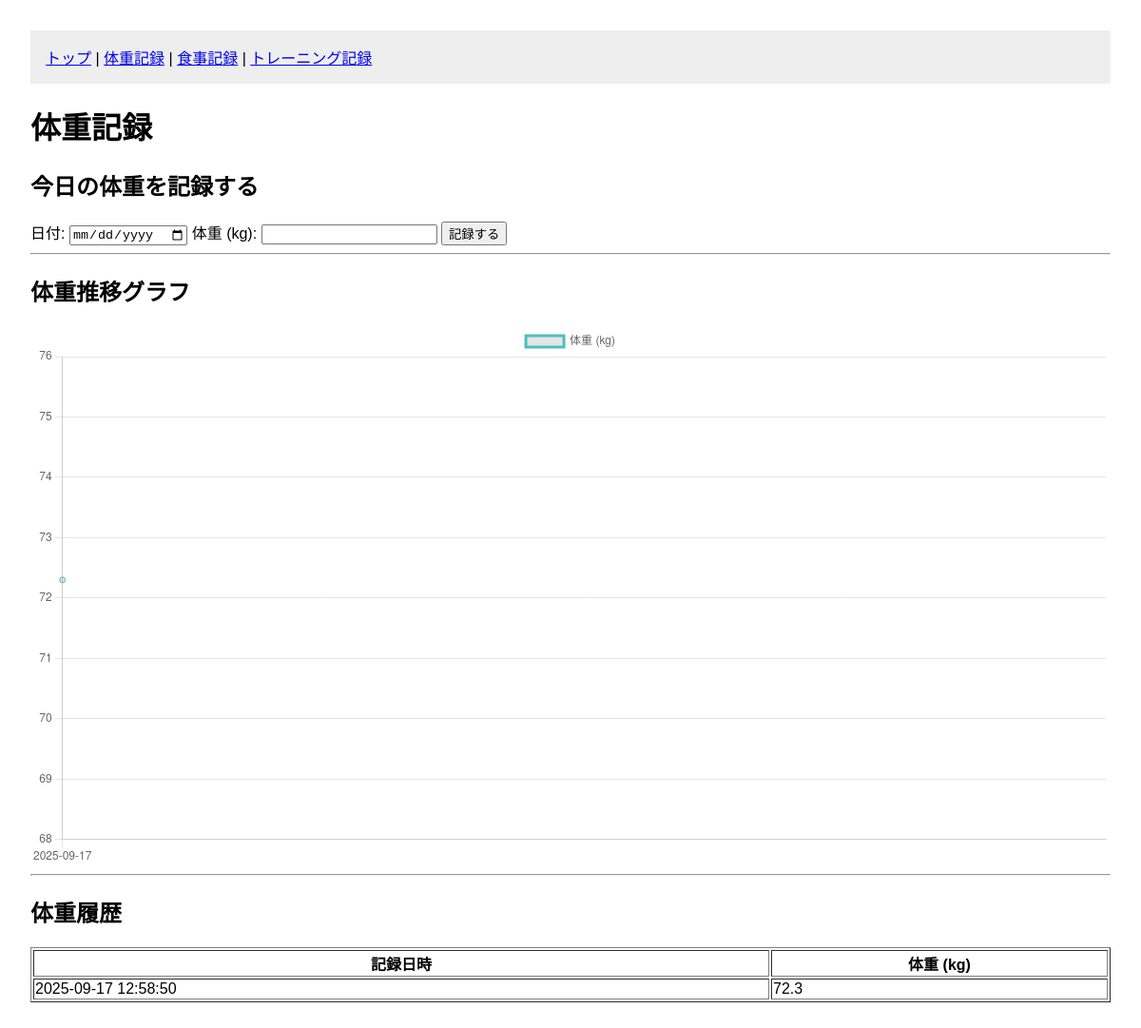
Page /weight on the earlier database version.
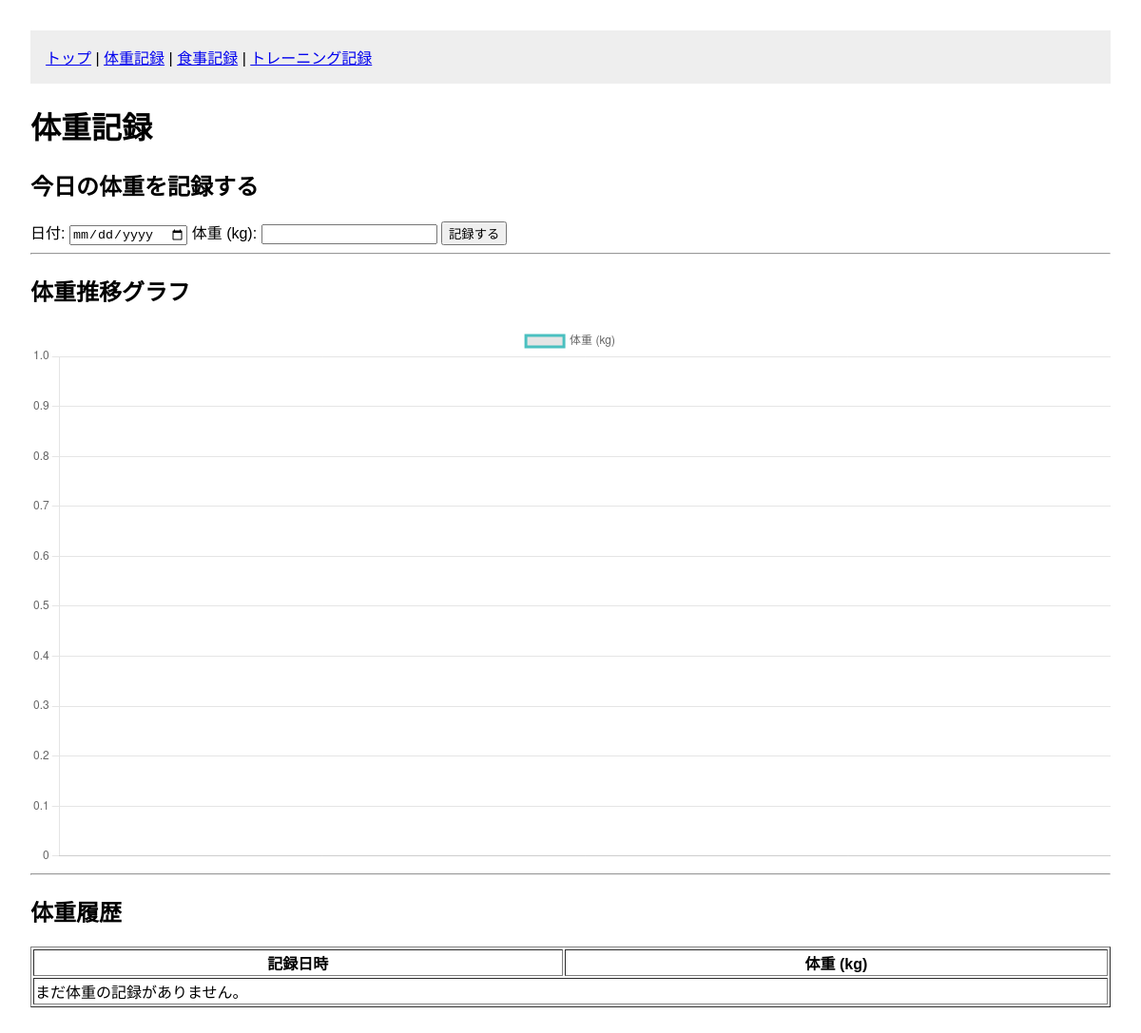
Same page on the later database version.
### tables this page shows
CREATE TABLE weights (
  id INTEGER PRIMARY KEY AUTOINCREMENT,
  date TEXT NOT NULL,
  weight REAL NOT NULL
);

### app.py (the view, shortened to what this page needs)
@app.route('/weight', methods=['GET', 'POST'])
def weight_page():
    db = get_db()
    weight_records = db.execute('SELECT date, weight FROM weights ORDER BY date DESC').fetchall()
    graph_data = db.execute(
        'SELECT STRFTIME("%Y-%m-%d", date) as day, MIN(weight) as min_weight '
        'FROM weights GROUP BY day ORDER BY day'
    ).fetchall()
    dates = [row['day'] for row in graph_data]
    weights = [row['min_weight'] for row in graph_data]
    return render_template('weight.html', records=weight_records, dates=dates, weights=weights)

### app.py (called while the page is built)
def get_db():
    if 'db' not in g:
        g.db = sqlite3.connect(
            app.config['DATABASE'],
            detect_types=sqlite3.PARSE_DECLTYPES
        )
        g.db.row_factory = sqlite3.Row
    return g.db

### templates/weight.html (shortened to what this page needs)
{% extends 'layout.html' %}
{% block content %}
    <h1>体重記録</h1>
    <section>
        <h2>今日の体重を記録する</h2>
        <form action="{{ url_for('weight_page') }}" method="post">
            <label for="date">日付:</label>
            <input type="date" id="date" name="date" required>
            <label for="weight">体重 (kg):</label>
            <input type="number" step="0.1" id="weight" name="weight" required>
            <button type="submit">記録する</button>
        </form>
    </section>
    <hr>
    <section>
        <h2>体重推移グラフ</h2>
        <canvas id="weightChart" width="400" height="200"></canvas>
    </section>
    <hr>
    <section>
        <h2>体重履歴</h2>
        <table border="1" style="width:100%;">
            <thead>
                <tr>
                    <th>記録日時</th>
                    <th>体重 (kg)</th>
                </tr>
            </thead>
            <tbody>
                {% for record in records %}
                <tr>
                    <td>{{ record['date'] }}</td>
                    <td>{{ record['weight'] }}</td>
                </tr>
                {% else %}
                <tr>
                    <td colspan="2">まだ体重の記録がありません。</td>
                </tr>
                {% endfor %}
            </tbody>
        </table>
    </section>
    <script>
        // Flaskから渡されたデータをJavaScriptの変数に変換
        const labels = {{ dates | tojson }};
        const data = {{ weights | tojson }};
        const ctx = document.getElementById('weightChart').getContext('2d');
        const weightChart = new Chart(ctx, {
            type: 'line', // 折れ線グラフ
            data: {
                labels: labels,
                datasets: [{
                    label: '体重 (kg)',
                    data: data,
                    borderColor: 'rgb(75, 192, 192)',
                    tension: 0.1
                }]
            },
            options: {
                scales: {
                    y: {
                        beginAtZero: false // Y軸の開始を0にしない
                    }
                }
            }
        });
    </script>
{% endblock %}

### templates/layout.html (shortened to what this page needs)
<!DOCTYPE html>
<html lang="ja">
<head>
</head>
<body>
    <header>
        <nav>
            <a href="{{ url_for('index') }}">トップ</a> |
            <a href="{{ url_for('weight_page') }}">体重記録</a> |
            <a href="{{ url_for('meal_page') }}">食事記録</a> |
            <a href="#">トレーニング記録</a>
        </nav>
    </header>
    <main>
        {% block content %}{% endblock %}
    </main>
</body>
</html>

### templates/layout.html (style rules this page uses)
body { font-family: sans-serif; margin: 2em; }
nav { background-color: #eee; padding: 1em; }

Differences in the rows shown:
removed weights: date "2025-09-17 12:58:50", weight "72.3"
Other differences:
chart data {{ dates | tojson }}: ["2025-09-17"] → []
chart data {{ weights | tojson }}: [72.3] → []
text now shown: "まだ体重の記録がありません。"
